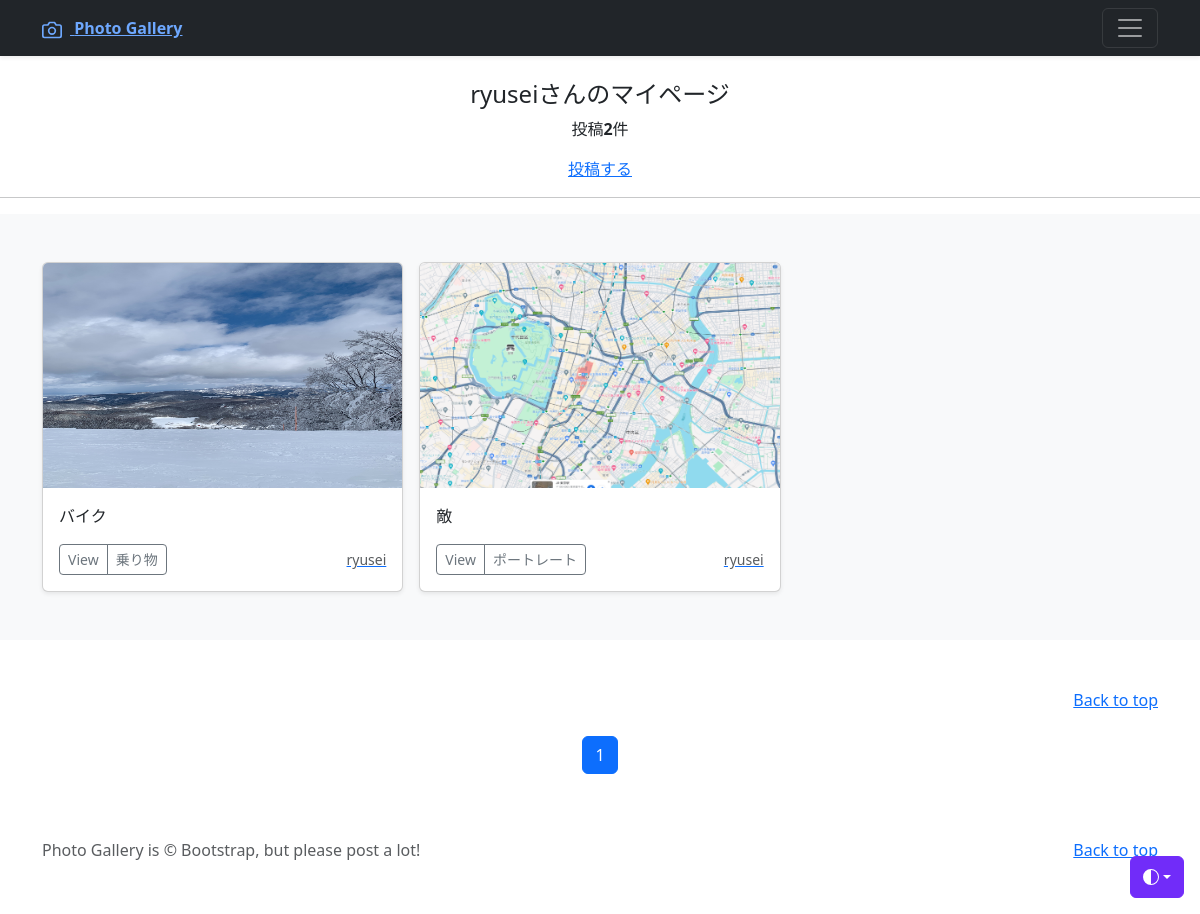
Screenshot of /mypage/ (signed in) with the database file from the repository.
### accounts/models.py (models this page shows)
class CustomUser(AbstractUser):
    pass

### photo/models.py (models this page shows, shortened)
class PhotoPost(models.Model):
    user = models.ForeignKey(
        CustomUser,
        verbose_name='ユーザー',
        on_delete=models.CASCADE
    )
    category = models.ForeignKey(
        Category,
        verbose_name='カテゴリ',
        on_delete=models.PROTECT
        )
    title = models.CharField(
        verbose_name='タイトル',
        max_length=200
        )
    comment = models.TextField(
        verbose_name='コメント',
        )
    image1 = models.ImageField(
        verbose_name='イメージ１',
        upload_to='photos'  # MEDIA_ROOT以下のphotosにファイルを保存
        )
    image2 = models.ImageField(
        verbose_name='イメージ２',
        upload_to='photos',
        blank=True,   # フィールド値の設定は必須ではない
        null=True     # データベースにnullが保存されることを許容
        )
    posted_at = models.DateTimeField(
        verbose_name='投稿日時',
        auto_now_add=True   # 日時を自動追加
        )

class Category(models.Model):
    title = models.CharField(
        verbose_name='カテゴリ', # フィールドのタイトル
        max_length=20)

### photo/views.py (the view)
# urls.py: path('mypage/', views.MypageView.as_view(), name = 'mypage'),
class MypageView(ListView):
    template_name ='mypage.html'
    paginate_by = 9
    def get_queryset(self):
        queryset = PhotoPost.objects.filter(user=self.request.user).order_by('-posted_at')
        return queryset

### photo/templates/mypage.html (shortened to what this page needs)
{% extends 'base.html' %}
    {% block contents %}
    {% if user.is_authenticated %}
        <br>
        <div style="text-align: center;">
            <h4>{{user.username}}さんのマイページ</h4>
            {% if object_list.count == 0 %}
                <p>{{user.username}}さんの投稿はありません</p>
            {% else %}
                <p>投稿<strong>{{object_list.count}}</strong>件</p>
            {% endif %}
            <a href="{% url 'photo:post' %}">投稿する</a>
        </div>
        <hr>
    {% endif %}
    {% include "photos_list.html" %}
    {% include "pagination.html" %}
    {% endblock %}

### photo/templates/base.html (shortened to what this page needs)
{% load static %}
<!doctype html>
<html lang="ja" data-bs-theme="auto">
  <head>
    <link href="https://cdn.jsdelivr.net/npm/bootstrap@5.3.0/dist/css/bootstrap.min.css" rel="stylesheet">
  </head>
  <body>
    <div class="dropdown position-fixed bottom-0 end-0 mb-3 me-3 bd-mode-toggle">
      <button class="btn btn-bd-primary py-2 dropdown-toggle d-flex align-items-center"
              id="bd-theme"
              type="button"
              aria-expanded="false"
              data-bs-toggle="dropdown"
              aria-label="Toggle theme (auto)">
        <svg class="bi my-1 theme-icon-active" width="1em" height="1em"><use href="#circle-half"></use></svg>
      </button>
    </div>
<header data-bs-theme="dark">
  <div class="navbar navbar-dark bg-dark shadow-sm">
    <div class="container">
      <a href="#" class={% url 'photo:index' %}
      class="navbar-brand d-flex align-items-center">
        <strong>Photo Gallery</strong>
      </a>
      <button class="navbar-toggler" type="button" data-bs-toggle="collapse" data-bs-target="#navbarHeader" aria-controls="navbarHeader" aria-expanded="false" aria-label="Toggle navigation">
        <span class="navbar-toggler-icon"></span>
      </button>
    </div>
  </div>
</header>
<main>
{% block contents %}{% endblock %}
<footer class="text-body-secondary py-5">
  <div class="container">
    <p class="float-end mb-1">
        <a href="{% url 'photo:index' %}">Back to top</a>
    </p>
    <p class="mb-1">Photo Gallery is &copy; Bootstrap, but please post a lot!</p>
  </div>
</footer>
    </body>
</html>

### photo/templates/photos_list.html (shortened to what this page needs)
  <div class="album py-5 bg-body-tertiary">
    <div class="container">
      <div class="row row-cols-1 row-cols-sm-2 row-cols-md-3 g-3">
        {% for record in object_list %}
        <div class="col">
          <div class="card shadow-sm">
            <img src="{{ record.image1.url }}"
              class="bd-placeholder-img card-img-top" width="100%" height="225" xmlns="http://www.w3.org/2000/svg" role="img" aria-label="Placeholder: Thumbnail" preserveAspectRatio="xMidYMid slice" focusable="false"><title>Placeholder</title><rect width="100%" height="100%" fill="#55595c"/>
            <div class="card-body">
              <p class="card-text">
                {{record.title}}
              </p>
              <div class="d-flex justify-content-between align-items-center">
                <div class="btn-group">
                  <button type="button" class="btn btn-sm btn-outline-secondary" onclick="location.href='{% url 'photo:photo_detail' record.pk %}'">View</button>
                  <button type="button" class="btn btn-sm btn-outline-secondary" onclick="location.href='{% url 'photo:photos_cat' category=record.category.id %}'">{{record.category.title}}</button>
                </div>
                <a href="{% url 'photo:user_list' user=record.user.id %}"><small class="text-muted">{{record.user.username}}</small></a>
              </div>
            </div>
          </div>
        </div>
        {% endfor %}
      </div>
    </div>
  </div>
</main>
<footer class="text-body-secondary py-5">
  <div class="container">
    <p class="float-end mb-1">
      <a href="{% url 'photo:index' %}">Back to top</a>
    </p>
  </div>
</footer>
    </body>
</html>

### photo/templates/pagination.html (shortened to what this page needs)
<ul class="pagination" style="justify-content: center;">
    {% for num in page_obj.paginator.page_range %}
        {% if page_obj.number == num %}
        <li class="page-item active">
            <span class="page-link">{{ num }}</span>
        </li>
        {% else %}
        <li class="page-item">
            <a class="page-link" href="?page={{ num }}">{{ num }}</a>
        </li>
        {% endif %}
    {% endfor %}
</ul>

### photo/templates/base.html (style rules this page uses)
.bd-placeholder-img { font-size: 1.125rem; text-anchor: middle; -webkit-user-select: none; -moz-user-select: none; user-select: none; }
.bi { vertical-align: -.125em; fill: currentColor; }
.btn-bd-primary { --bd-violet-bg: #712cf9; --bd-violet-rgb: 112.520718, 44.062154, 249.437846; --bs-btn-font-weight: 600; --bs-btn-color: var(--bs-white); --bs-btn-bg: var(--bd-violet-bg); --bs-btn-border-color: var(--bd-violet-bg); --bs-btn-hover-color: var(--bs-white); --bs-btn-hover-bg: #6528e0; --bs-btn-hover-border-color: #6528e0; --bs-btn-focus-shadow-rgb: var(--bd-violet-rgb); --bs-btn-active-color: var(--bs-btn-hover-color); --bs-btn-active-bg: #5a23c8; --bs-btn-active-border-color: #5a23c8; }
.bd-mode-toggle { z-index: 1500; }

### rows the page displays
CustomUser: username "ryusei"
PhotoPost: image1 (picture), title "バイク", category "乗り物", user.username "ryusei"
PhotoPost: image1 (picture), title "敵", category "ポートレート", user.username "ryusei"

### other values shown
{{ object_list.count }} "2"
{{ num }} "1"
